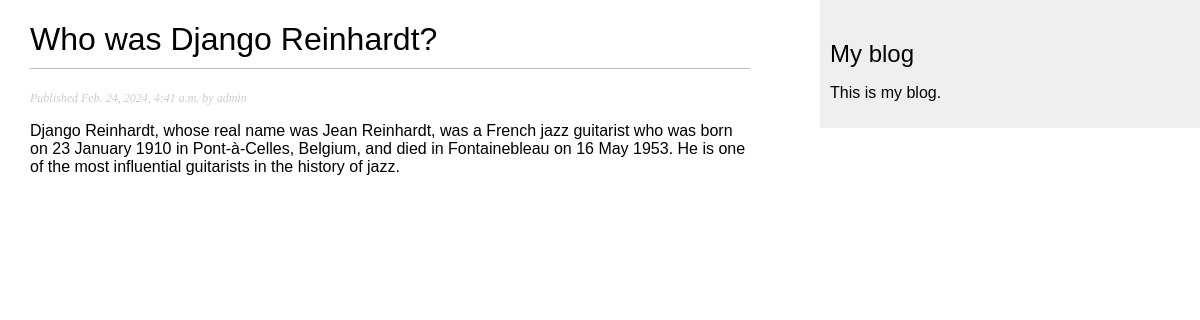
Page /blog/1/ on the committed database.
### blog/models.py (models this page shows, shortened)
class Post(models.Model):
    class Status(models.TextChoices):
        DRAFT = 'DF', 'Draft'
        PUBLISHED = 'PB', 'Published'
    title = models.CharField(max_length=250)
    slug = models.SlugField(max_length=250)
    author = models.ForeignKey(User,
                               on_delete=models.CASCADE,
                               related_name='blog_posts')
    body = models.TextField()
    publish = models.DateTimeField(default=timezone.now)
    created = models.DateTimeField(auto_now_add=True)
    updated = models.DateTimeField(auto_now=True)
    status = models.CharField(max_length=2,
                              choices=Status.choices,
                              default=Status.DRAFT)
    objects = models.Manager()  # The default manager.
    published = PublishedManager()  # Our custom manager.
    class Meta:
        ordering = ['-publish']
        indexes = [
            models.Index(fields=['-publish']),
        ]

### blog/views.py (the view)
# urls.py: path('<int:id>/', views.post_detail, name='post_detail'),
def post_detail(request, id):
    post = get_object_or_404(Post,
                             id=id,
                             status=Post.Status.PUBLISHED)
    return render(request,
                  'blog/post/detail.html',
                  {'post': post})

### blog/templates/blog/post/detail.html (shortened to what this page needs)
{% extends "blog/base.html" %}
{% block content %}
  <h1>{{ post.title }}</h1>
  <p class="date">
    Published {{ post.publish }} by {{ post.author }}
  </p>
  {{ post.body|linebreaks }}
{% endblock %}

### blog/static/css/blog.css (style rules this page uses)
body { margin:0; padding:0; font-family:helvetica, sans-serif; }
h1 { font-weight:normal; border-bottom:1px solid #bbb; padding:0 0 10px 0; }
p.date { color:#ccc; font-family: georgia, serif; font-size: 12px; font-style: italic; }

### rows in the picture
Post: title "Who was Django Reinhardt?", publish "Feb. 24, 2024, 4:41 a.m.", author "admin", body "Django Reinhardt, whose real name was Jean Reinhardt, was a French jazz guitarist who was born on 23 January 1910 in Pont-à-Celles, Belgium, and died in Fontainebleau on 16 May 1953. He is one of the most influential guitarists in the history of jazz."
